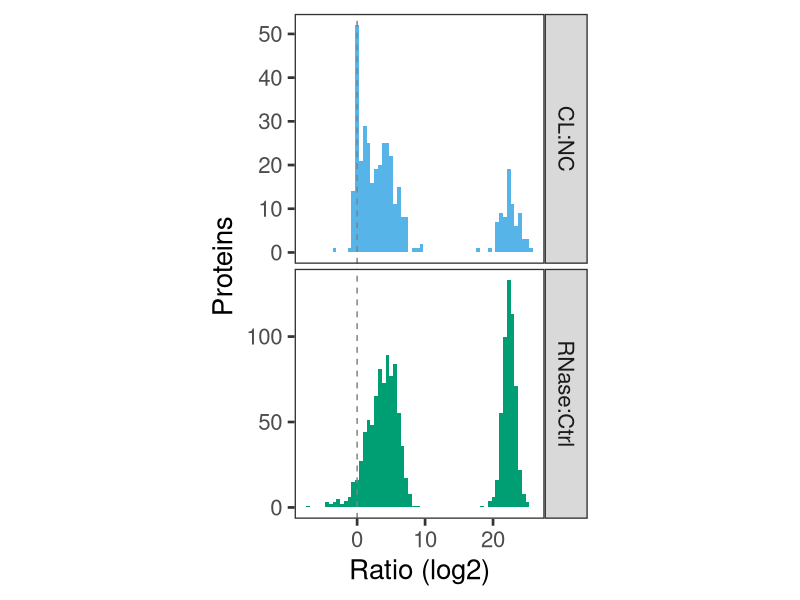
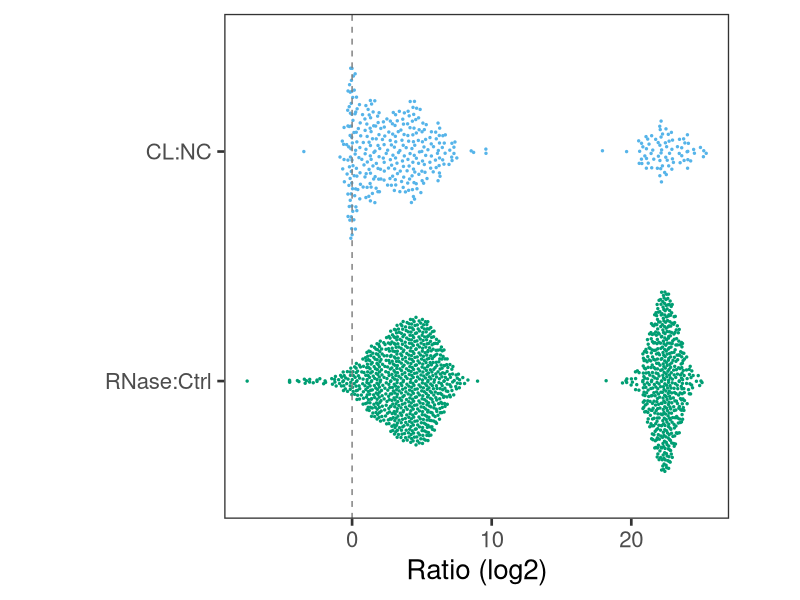
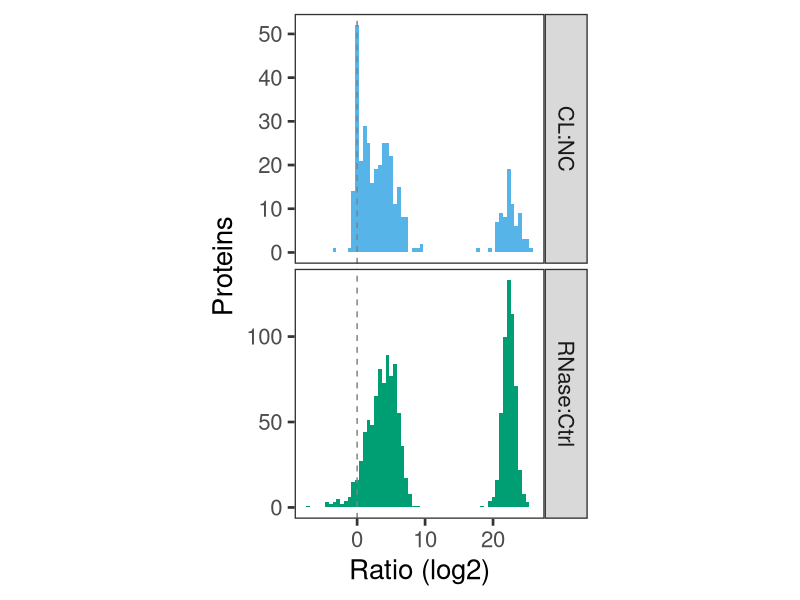
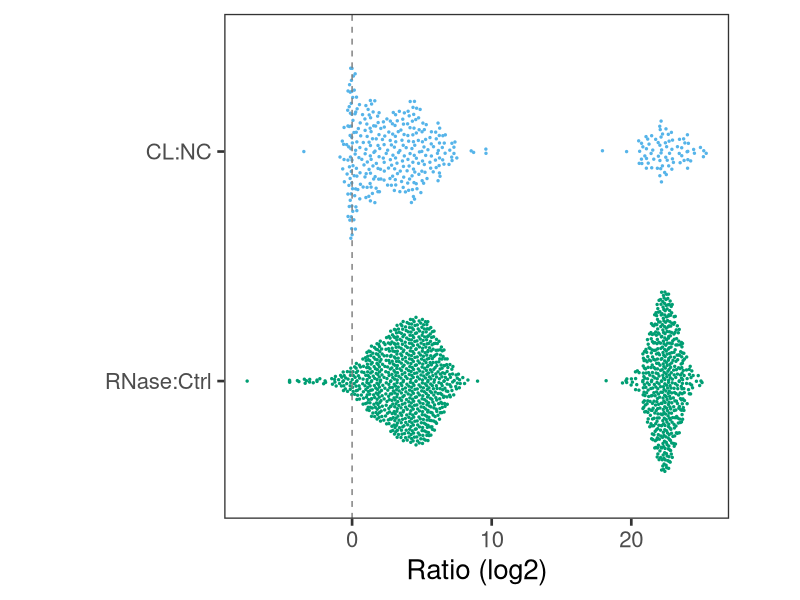

The R source for these figures, in order:
## ---- chunk 1
# load packages
library(tidyverse)
library(ggbeeswarm)

# set up standardised plotting scheme
theme_set(theme_bw(base_size = 20) +
            theme(panel.grid.major=element_blank(),
                  panel.grid.minor=element_blank(),
                  aspect.ratio=1))

cbPalette <- c("#E69F00", "#56B4E9", "#009E73", "#F0E442",
               "#0072B2", "#D55E00", "#CC79A7", "#999999")
## ---- chunk 2
glycoproteins <- read.delim('../raw/glycoproteins.tsv') %>% pull(protein)

cl_nc_protein_quant_raw <- readxl::read_excel('../raw/ncbi_30607034_OOPS_NBT_table_S1.xlsx',
                                        sheet=1, skip=1, n_max=2655, na='NA',
                                        col_types = c("text", "numeric", "text", "numeric", "numeric", "numeric")) %>%
  filter(step==3, !master_protein %in% glycoproteins) %>%
  filter(is.finite(CL)) %>%
  mutate(pseudo_CL_NC_Ratio=ifelse(is.na(CL_NC_Ratio), CL, CL_NC_Ratio)) %>%
  select(master_protein, ratio=pseudo_CL_NC_Ratio) %>%
  mutate(exp='CL:NC')


RNase_ctrl_protein_quant_raw <- readxl::read_excel('../raw/ncbi_30607034_OOPS_NBT_table_S1.xlsx',
                                        sheet=3, skip=1, n_max=4307, na='NA',
                                        col_types = c("text", "text", "text", "numeric", "numeric", "numeric", "numeric",
                                                      "numeric", "numeric", "numeric", "text")) %>%
  filter(!master_protein %in% glycoproteins, cell_line=='U2OS', Phase=='Org') %>%
  filter(is.finite(RNAse)) %>%
  mutate(pseudo_RNAse_NC_Ratio=ifelse(is.na(RNAse_NC_Ratio), RNAse, RNAse_NC_Ratio)) %>%
  select(master_protein, ratio=pseudo_RNAse_NC_Ratio) %>%
  mutate(exp='RNase:Ctrl')

## ---- chunk 3
combined_cl_rnase <- rbind(RNase_ctrl_protein_quant_raw, cl_nc_protein_quant_raw)
## ---- chunk 4

ratios_p1 <- combined_cl_rnase %>% 
  mutate(exp=factor(exp, levels=c('CL:NC', 'RNase:Ctrl'))) %>%
  ggplot(aes(ratio, fill=exp)) +
  geom_histogram(bins=60) +
  facet_grid(exp~., scales='free_y') +
  xlab('Ratio (log2)') +
  ylab('Proteins') +
  geom_vline(xintercept=0, linetype=2, colour='grey50') +
  scale_fill_manual(values=cbPalette[2:3], guide=FALSE) +
  theme(panel.spacing = unit(0.25, "lines"))

print(ratios_p1)
ggsave('../results/plots/ratios_p1.png')

ratios_p2 <- combined_cl_rnase %>% 
  mutate(exp=factor(exp, levels=c('RNase:Ctrl', 'CL:NC'))) %>%
  ggplot(aes(exp, ratio, colour=exp)) +
  geom_quasirandom(size=0.5, bandwidth=0.25) +
  coord_flip() +
  xlab('') +
  ylab('Ratio (log2)') +
  geom_hline(yintercept=0, linetype=2, colour='grey50') +
  scale_colour_manual(values=cbPalette[c(3,2)], guide=FALSE)

print(ratios_p2)
ggsave('../results/plots/ratios_p2.png')

